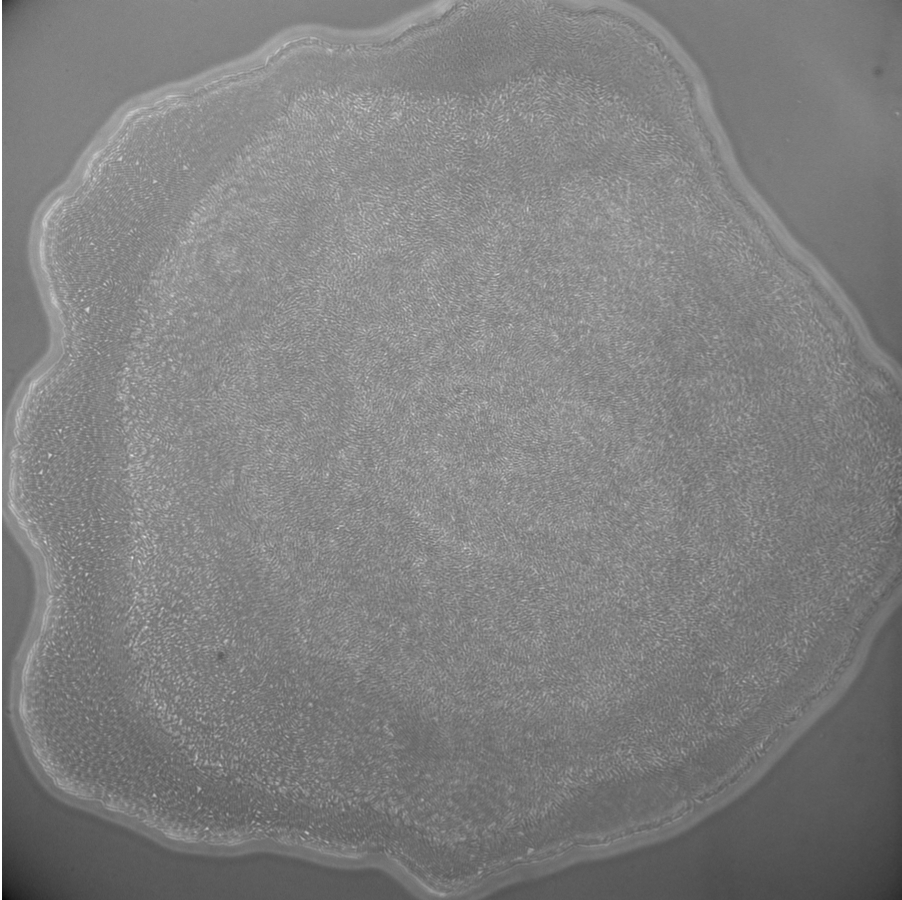
%> input picture img1.png, 902 x 900 px
$ octave untitled2.m   (GNU Octave 9; MATLAB toolbox functions it lacks are replaced by stand-ins)
%> lines starting %> are read from the running program, lines starting %| are printed output that depends on the picture
 I=im2double(imread('img1.png'));
%> I: size 900x902x3 double; min 0.0314, max 1, mean 0.503
 I2 = I(301:600,301:600,1:3);
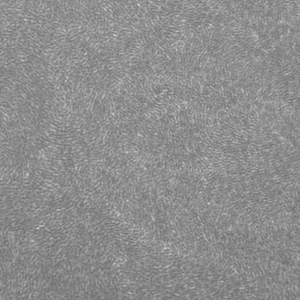
%> I2: size 300x300x3 double; min 0.416, max 0.863, mean 0.554
 %b
 %F=fftshift(fft2(I));    % surface(abs(F))
 F = fft2(I);
 F2 = fft2(I2);
 %c
 %plot(abs(F))     %  plot not surf
 %e
 subplot(2,2,1);
 imshow(I);
 title('full image');
 subplot(2,2,2);
 imshow(I2)
 title('centre of image');
 subplot(2,2,3);
 imshow(F)
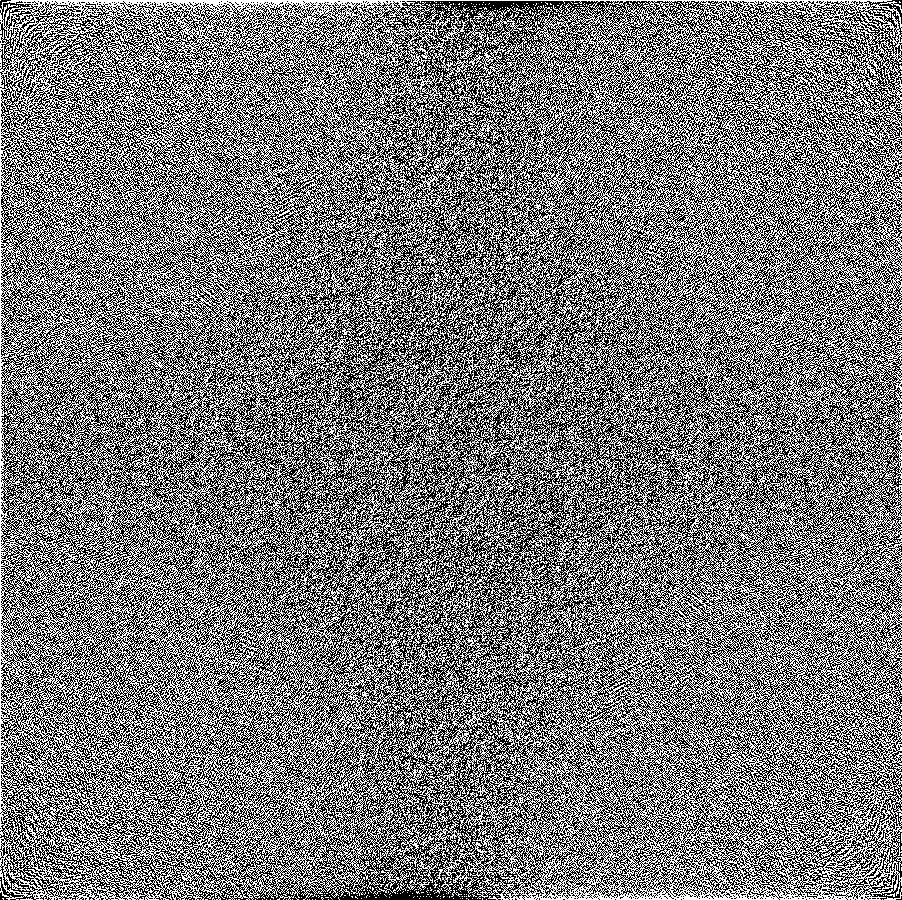
%> displayed picture: size 900x902x3, on the screen's scale of 0 to 255; min 0, max 255, mean 119.5
 title('full image fft2');
 subplot(2,2,4);
 imshow(F2)
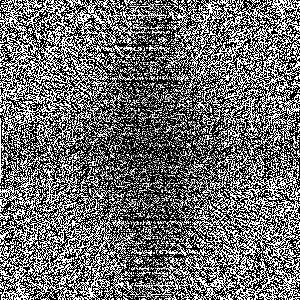
%> displayed picture: size 300x300x3, on the screen's scale of 0 to 255; min 0, max 255, mean 110.2
 title('centre image fft2');
 %figure, imshow(F)
